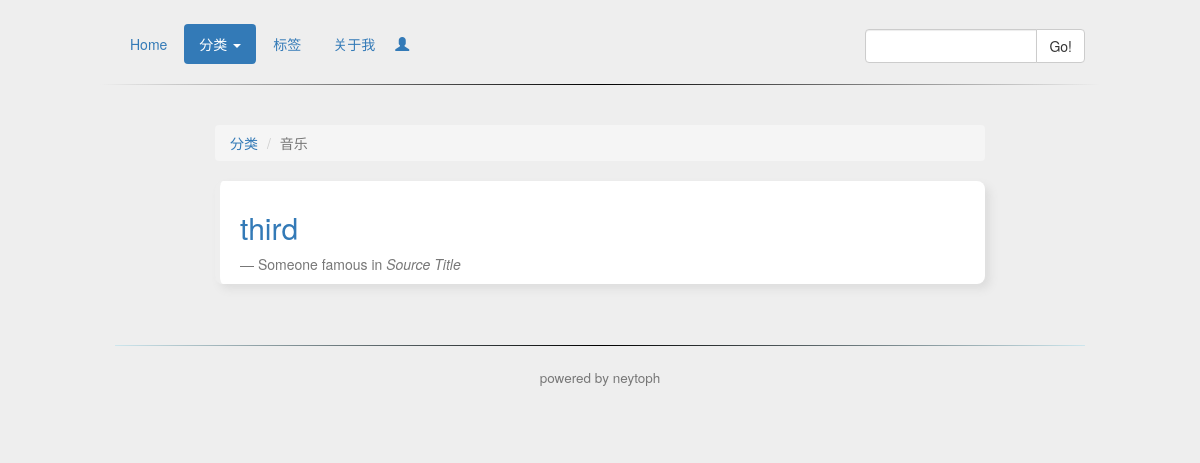
Page /index.php/Category/show/2 on the earlier database version.
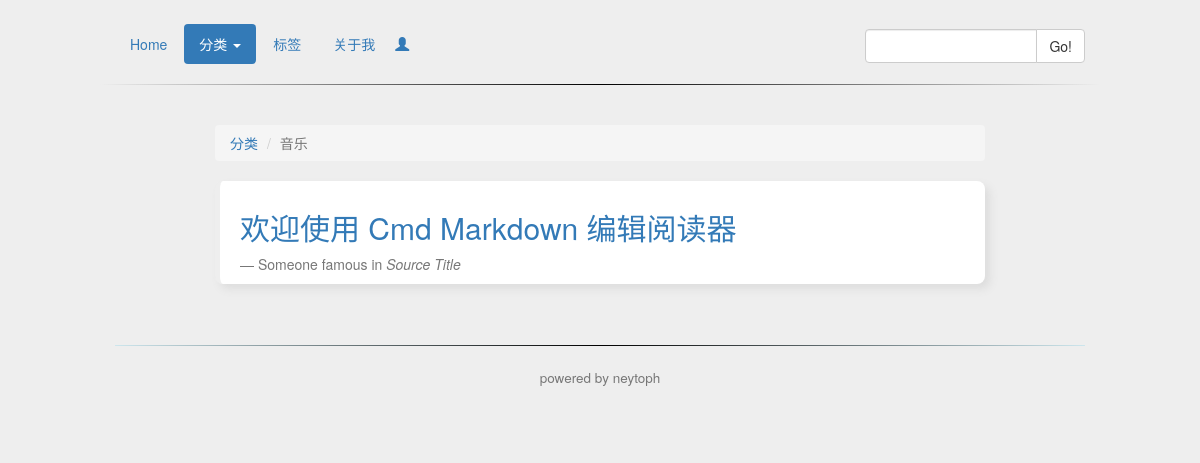
Same page on the later database version.
### tables this page shows
CREATE TABLE IF NOT EXISTS `articles` (
  `id` int(10) unsigned NOT NULL AUTO_INCREMENT,
  `title` varchar(255) NOT NULL,
  `content` text NOT NULL,
  `category` varchar(50) NOT NULL,
  `tag` varchar(100) NOT NULL,
  `published_at` datetime NOT NULL,
  `pv` int(50) unsigned NOT NULL DEFAULT '1',
  PRIMARY KEY (`id`)
);

### application/controllers/Category.php (called while the page is built, shortened)
<?php
class Category extends CI_Controller {
	public function show($id)
	{
		$this->load->helper('url');
		$this->load->model('category_model');
		$data['data'] = $this->category_model->getAllArticles($id);
		$data['cur_category'] = $this->category_model->getCategory($id);
		$data['all_category'] =  $this->category_model->getAllCategory();
		$data['cur_title'] = array('','active','','');
		$this->load->view('header');
		$this->load->view('menu',$data);
		$this->load->view('category_show', $data);
		$this->load->view('footer');
	}
}

### index.php (called while the page is built, shortened)
<?php
require_once BASEPATH.'core/CodeIgniter.php';

### application/models/category_model.php (called while the page is built, shortened)
<?php
class Category_model extends CI_Model {
	public function getAllCategory(){
		$sql="select * from category order by category_order";
		$data_tmp =$this->db->query($sql)->result_array();
		foreach ($data_tmp as $value) {
			$category_id = $value['id'];
			$data["$category_id"]['id'] = $value['id'];
			$data["$category_id"]['category'] = $value['category'];
			$data["$category_id"]['category_order'] = $value['category_order'];
		}
		return $data;
	}
	public function getAllArticles($category_id){
		$sql="select * from articles where category={$category_id}";
		$data = $this->db->query($sql)->result_array();
		return $data;
	}
	public function getCategory($category_id){
		$sql="select * from category where id={$category_id}";
		$data =$this->db->query($sql)->result_array();
		return $data;
	}
}

### application/views/menu.php (the view, shortened to what this page needs)
<div class="menu">
    <div class="col-sm-10 col-sm-offset-1 "style="padding-top:2%;">
      <div class="row">
          <div class="col-sm-9">
            <ul class="nav nav-pills">
             <li class="<?php echo $cur_title[0];?>"><?php echo anchor("Articles/index","Home","")?></li>
             <li class="dropdown <?php echo $cur_title[1];?>">
              <a class="dropdown-toggle" data-toggle="dropdown" href="#">
                分类 <span class="caret"></span>
              </a>
             </li>
             <li class="<?php echo $cur_title[2];?>"><?php echo anchor("Tag/index","标签","")?></li>
             <li class="<?php echo $cur_title[3];?>"><?php echo anchor("About/index","关于我","")?></li>
             <?php echo anchor("admin/Index/index",'<span class="glyphicon glyphicon-user" style="margin-top:12px;margin-left:5px"></span>',"")?>
             </ul>
          </div>
           <div class="col-sm-3" style="float:right;margin-top:5px">
              <div class="input-group">
                 <input type="text" class="form-control">
                 <span class="input-group-btn">
                    <button class="btn btn-default" type="button">
                       Go!
                    </button>
                 </span>
              </div>
           </div>
        </div>
        <div class="row">
          <hr style="border: none;height: 1px;background-color: #bbb;background-image: -webkit-linear-gradient(0deg, #EEE, #000, #EEE);">
        </div>
      </div>
    </div>

### application/views/category_show.php
<div class="col-sm-2" style="padding-top:20px">
</div>
<div class="col-sm-8" style="padding-top:20px">
<ol class="breadcrumb">
 <li><?php echo anchor("Category/index","分类","")?></li>
 <li class="active"><?php echo $cur_category[0]['category']?></li>
</ol>
    <?php foreach ($data as $key => $value): ?>
        <blockquote style="background-color: #FFF;border-radius: 8px;box-shadow:5px 5px 8px #DDDDDD;"><a href='<?php echo site_url("Articles/article/{$value["id"]}");?>'><h2><?php echo $value['title']?></h2></a><small>Someone famous in <cite title="Source Title">Source Title</cite></small></blockquote>
      <hr style="solid">
    <?php endforeach ?>
</div>

Differences in the rows shown:
changed articles: title "third" → "欢迎使用 Cmd Markdown 编辑阅读器"
